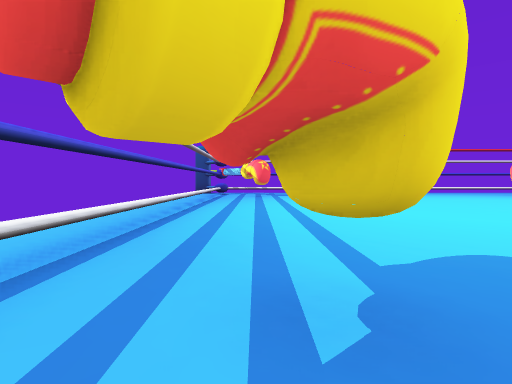
[1] (above)

16 first-person views from a walk through a scene from a Unity 3-D project. The camera is 1.3 m above the floor, tilts 2° down and sees 80° across. The floor is counted in squares, 2 m on a side. Each view is taken from the middle of a square. On the plan, view 1 faces up. The plan holds only what a view shows up to about 10 squares ahead; the rest is blank. The player is left out.

[2]
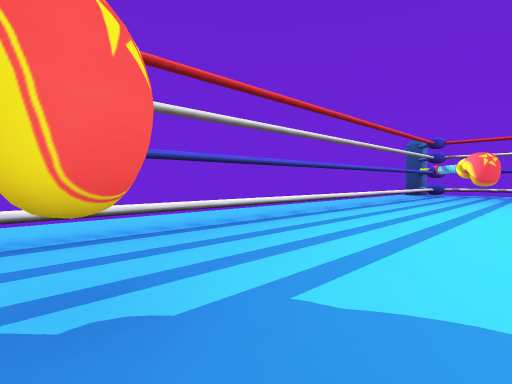

[3]
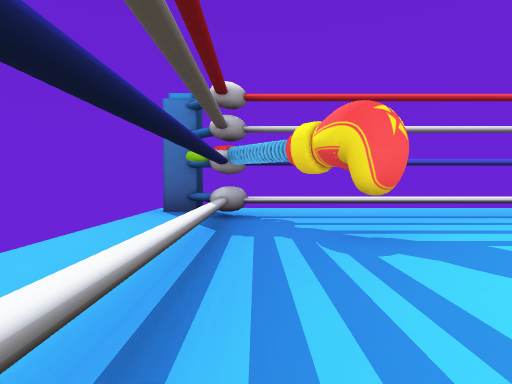

[4]
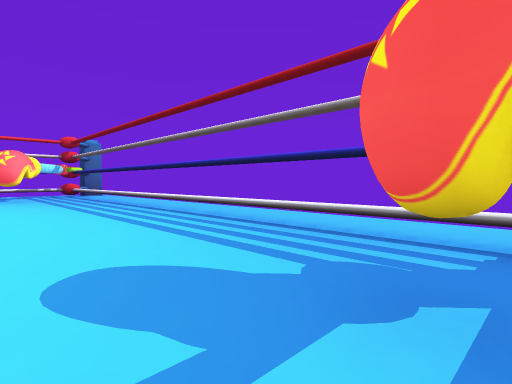

[5]
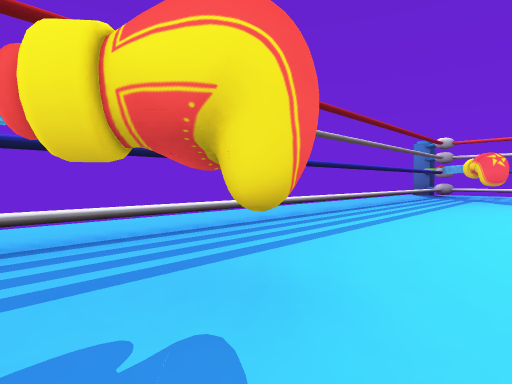

[6]
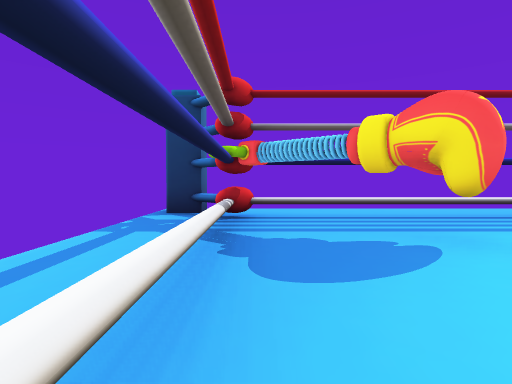

[7]
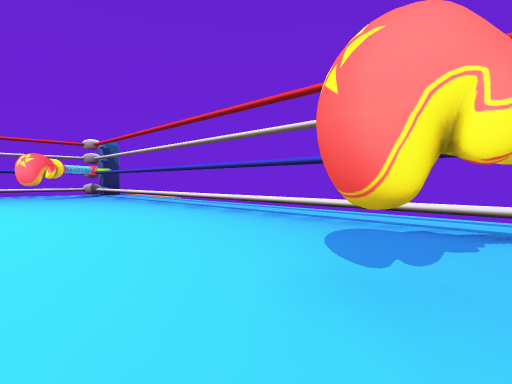

[8]
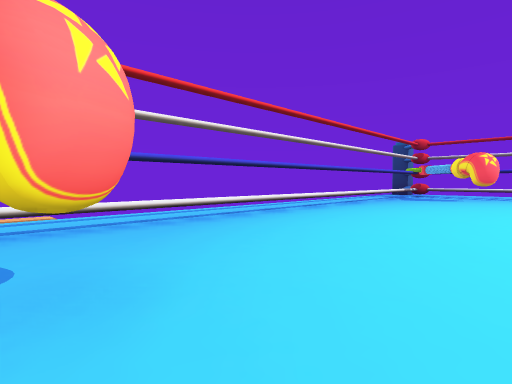

[9]
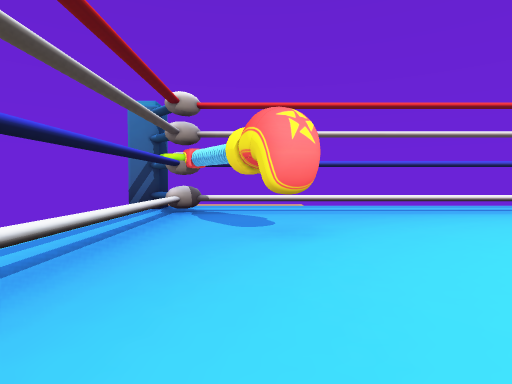

[10]
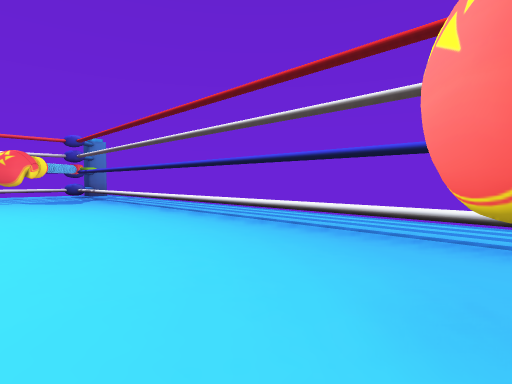

[11]
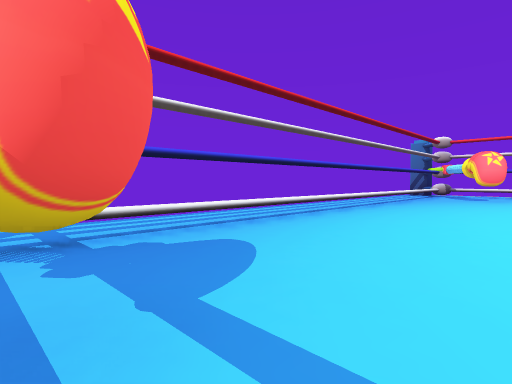

[12]
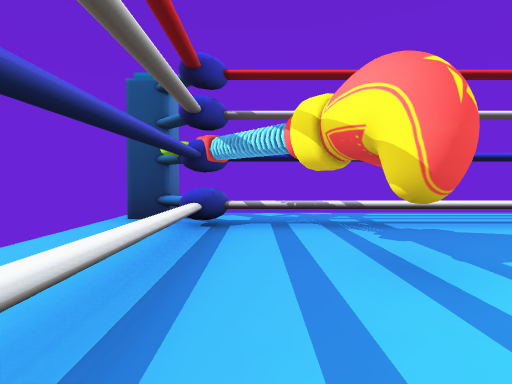

[13]
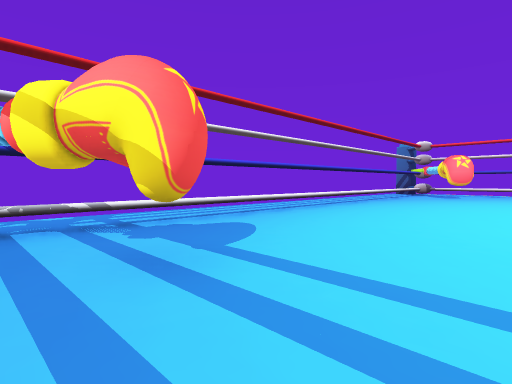

[14]
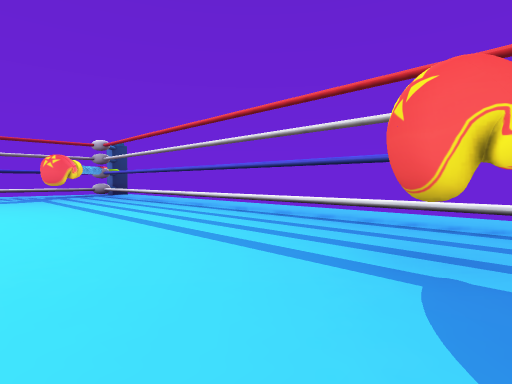

[15]
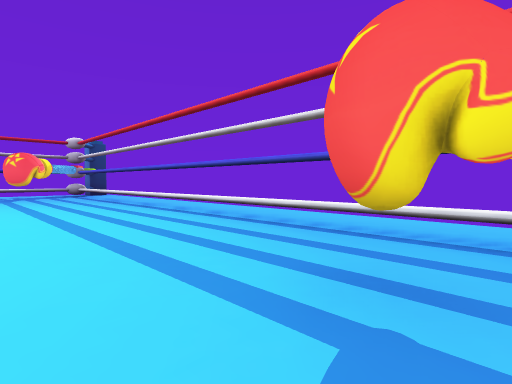

[16]
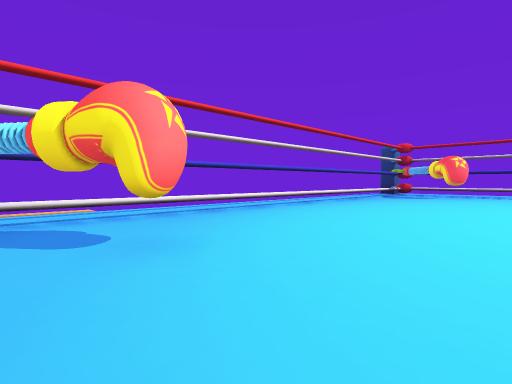

### Floor plan
Key: @ floor where view 1 was taken; # wall or solid block; . floor; = window, fence, low wall or low ledge.
Columns run from 3 left of view 1 to 16 right of it. Each row starts with its distance up from view 1.
 17 #...............  #
 16 ##================##
 15 .=................=.
 14 .=.#...........#..=.
 13 .=.#..............=.
 12 .=................=
 11 .=......    ......=
 10 .=.....  .........=
  9 .=..... .... .....=
  8 .=.........  .....=
  7 .=........   .....=
  6 .=.......    .....=
  5 .=......     .....=
  4 .=......     .....=
  3 .=.......  .......=
  2 .=.............#..=
  1 .=.#..............=
  0 .=.@..............=
 -1 ##================##
 -2 #.................#

Where each view was taken, in squares from view 1:
view 1: 0 up, 0 right, facing up
view 2: 1 up, 2 right, facing up-left
view 3: 0 up, 4 right, facing left
view 4: 3 up, 0 right, facing down-right
view 5: 3 up, 13 right, facing down-left
view 6: 5 up, 14 right, facing down
view 7: 1 up, 10 right, facing up-right
view 8: 14 up, 10 right, facing down-right
view 9: 14 up, 8 right, facing right
view 10: 12 up, 12 right, facing up-left
view 11: 12 up, 0 right, facing up-right
view 12: 11 up, 1 left, facing up
view 13: 11 up, 1 left, facing up-right
view 14: 14 up, 3 right, facing down-left
view 15: 14 up, 2 right, facing down-left
view 16: 15 up, 9 right, facing down-right
